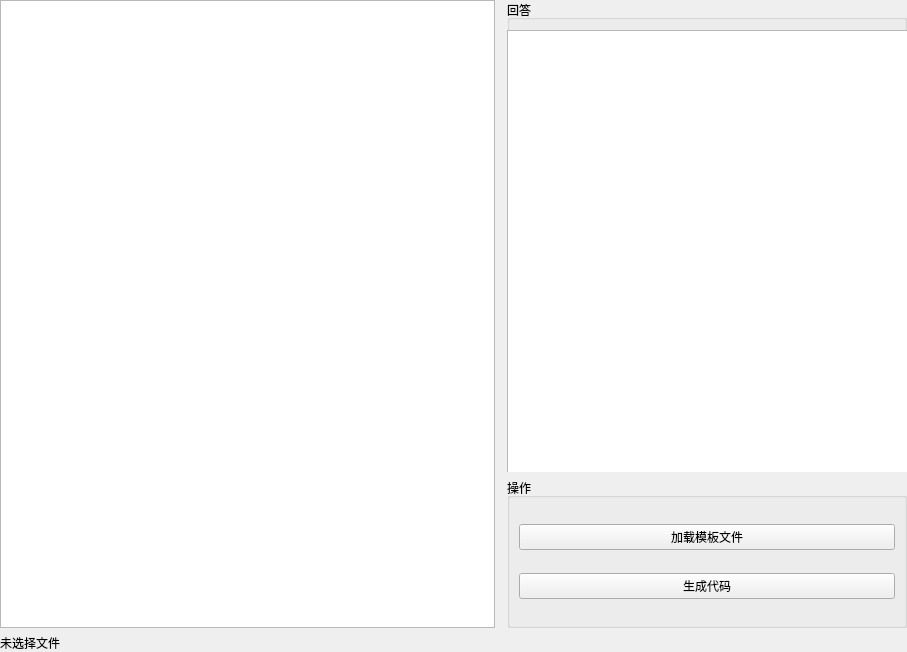
<?xml version="1.0" encoding="UTF-8"?>
<ui version="4.0">
 <class>CodeGenFrame</class>
 <widget class="QFrame" name="CodeGenFrame">
  <property name="geometry">
   <rect>
    <x>0</x>
    <y>0</y>
    <width>907</width>
    <height>652</height>
   </rect>
  </property>
  <property name="windowTitle">
   <string>Frame</string>
  </property>
  <property name="styleSheet">
   <string notr="true"/>
  </property>
  <property name="frameShape">
   <enum>QFrame::NoFrame</enum>
  </property>
  <layout class="QVBoxLayout" name="verticalLayout_3">
   <property name="leftMargin">
    <number>0</number>
   </property>
   <property name="topMargin">
    <number>0</number>
   </property>
   <property name="rightMargin">
    <number>0</number>
   </property>
   <property name="bottomMargin">
    <number>0</number>
   </property>
   <item>
    <layout class="QHBoxLayout" name="horizontalLayout_2">
     <property name="leftMargin">
      <number>0</number>
     </property>
     <item>
      <widget class="QTableWidget" name="prompt_input_table">
       <attribute name="horizontalHeaderVisible">
        <bool>false</bool>
       </attribute>
       <attribute name="horizontalHeaderStretchLastSection">
        <bool>true</bool>
       </attribute>
      </widget>
     </item>
     <item>
      <widget class="QFrame" name="frame_3">
       <layout class="QVBoxLayout" name="verticalLayout">
        <property name="leftMargin">
         <number>0</number>
        </property>
        <property name="topMargin">
         <number>0</number>
        </property>
        <property name="rightMargin">
         <number>0</number>
        </property>
        <property name="bottomMargin">
         <number>0</number>
        </property>
       </layout>
      </widget>
     </item>
     <item>
      <widget class="QFrame" name="frame_2">
       <property name="minimumSize">
        <size>
         <width>400</width>
         <height>0</height>
        </size>
       </property>
       <layout class="QVBoxLayout" name="verticalLayout_2">
        <property name="leftMargin">
         <number>0</number>
        </property>
        <property name="topMargin">
         <number>0</number>
        </property>
        <property name="rightMargin">
         <number>0</number>
        </property>
        <property name="bottomMargin">
         <number>0</number>
        </property>
        <item>
         <widget class="QGroupBox" name="groupBox">
          <property name="title">
           <string>回答</string>
          </property>
          <widget class="QPlainTextEdit" name="plainTextEdit_2">
           <property name="geometry">
            <rect>
             <x>0</x>
             <y>30</y>
             <width>442</width>
             <height>455</height>
            </rect>
           </property>
           <property name="readOnly">
            <bool>true</bool>
           </property>
          </widget>
         </widget>
        </item>
        <item>
         <widget class="QGroupBox" name="groupBox_2">
          <property name="maximumSize">
           <size>
            <width>16777215</width>
            <height>150</height>
           </size>
          </property>
          <property name="title">
           <string>操作</string>
          </property>
          <layout class="QVBoxLayout" name="verticalLayout_5">
           <item>
            <widget class="QPushButton" name="pushButton_3">
             <property name="text">
              <string>加载模板文件</string>
             </property>
            </widget>
           </item>
           <item>
            <widget class="QPushButton" name="submitBtn">
             <property name="text">
              <string>生成代码</string>
             </property>
            </widget>
           </item>
          </layout>
         </widget>
        </item>
       </layout>
      </widget>
     </item>
    </layout>
   </item>
   <item>
    <widget class="QLabel" name="label">
     <property name="text">
      <string>未选择文件</string>
     </property>
    </widget>
   </item>
  </layout>
 </widget>
 <resources/>
 <connections>
  <connection>
   <sender>CodeGenFrame</sender>
   <signal>statusLabelTextReset(QString)</signal>
   <receiver>label</receiver>
   <slot>setText(QString)</slot>
   <hints>
    <hint type="sourcelabel">
     <x>42</x>
     <y>448</y>
    </hint>
    <hint type="destinationlabel">
     <x>44</x>
     <y>651</y>
    </hint>
   </hints>
  </connection>
  <connection>
   <sender>pushButton_3</sender>
   <signal>clicked()</signal>
   <receiver>CodeGenFrame</receiver>
   <slot>load_template_for_chat()</slot>
   <hints>
    <hint type="sourcelabel">
     <x>554</x>
     <y>538</y>
    </hint>
    <hint type="destinationlabel">
     <x>503</x>
     <y>485</y>
    </hint>
   </hints>
  </connection>
  <connection>
   <sender>submitBtn</sender>
   <signal>clicked()</signal>
   <receiver>CodeGenFrame</receiver>
   <slot>generate_code()</slot>
   <hints>
    <hint type="sourcelabel">
     <x>669</x>
     <y>583</y>
    </hint>
    <hint type="destinationlabel">
     <x>639</x>
     <y>634</y>
    </hint>
   </hints>
  </connection>
  <connection>
   <sender>CodeGenFrame</sender>
   <signal>answerTextReset(QString)</signal>
   <receiver>plainTextEdit_2</receiver>
   <slot>setPlainText(QString)</slot>
   <hints>
    <hint type="sourcelabel">
     <x>501</x>
     <y>329</y>
    </hint>
    <hint type="destinationlabel">
     <x>947</x>
     <y>379</y>
    </hint>
   </hints>
  </connection>
 </connections>
 <slots>
  <signal>templateTextReset(QString)</signal>
  <signal>statusLabelTextReset(QString)</signal>
  <signal>answerTextReset(QString)</signal>
  <slot>load_template_for_chat()</slot>
  <slot>generate_code()</slot>
  <slot>save_template()</slot>
  <slot>update_for_template_change()</slot>
 </slots>
</ui>
